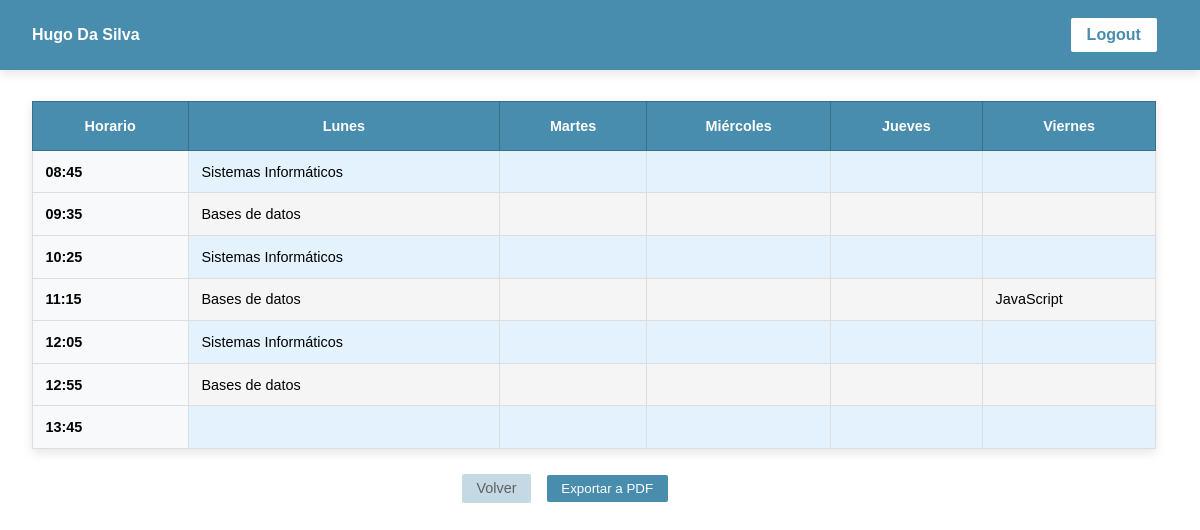
The app's page /APP-HORARIOS/verHorario.php (signed in) with its own data.
### tables this page shows
CREATE TABLE `usuario` (
  `id_user` int(11) NOT NULL,
  `name` varchar(50) NOT NULL,
  `lastname` varchar(50) NOT NULL,
  `email` varchar(100) NOT NULL,
  `dni` char(9) NOT NULL,
  `login` varchar(50) NOT NULL,
  `password` varchar(255) NOT NULL,
  `rol` enum('administrador','alumno') NOT NULL DEFAULT 'alumno',
  `curso` enum('1º','2º') DEFAULT NULL
);

CREATE TABLE `modulo` (
  `id_modulo` int(11) NOT NULL,
  `name` varchar(100) NOT NULL,
  `curso` enum('1º','2º') NOT NULL,
  `horas_totales` int(11) DEFAULT NULL
);

### APP-HORARIOS/verHorario.php (the view, shortened to what this page needs)
<?php
require_once "conexion.php";
?>
<!DOCTYPE html>
<html lang="es">
<head>
    <link rel="stylesheet" href="css/verHorario.css">
    <link rel="stylesheet" href="css/verHorarioMovil.css">
</head>
<body>
    <nav class="navbar">
        <?php
        try {
            $pdoStatement = $pdo->prepare("SELECT name, lastname FROM usuario WHERE id_user = ?");
            $pdoStatement->bindParam(1, $_SESSION['usuario_id']);
            $pdoStatement->execute();
            $usuario = $pdoStatement->fetch();
            echo "<p>" . ucfirst($usuario['name']) . " " . ucwords($usuario['lastname']) . "</p>";
        } catch (PDOException $e) {
            echo "<p>Error al cargar los ciclos</p>";
            error_log("Error en la consulta: " . $e->getMessage());
        }
        ?>
        <a href="logout.php" class="logout">Logout</a>
    </nav>
<?php
$idUsuario = $_SESSION['usuario_id'];
$pdoStatement = $pdo->prepare("SELECT id_ciclo FROM USUARIO_CICLO WHERE id_user = ?");
$pdoStatement->execute([$idUsuario]);
$idCiclo = $pdoStatement->fetchColumn();
$diasSemana = ["Lunes", "Martes", "Miércoles", "Jueves", "Viernes"];
$horas = ["08:45", "09:35", "10:25", "11:15", "12:05", "12:55", "13:45"];
echo '<div class="table-container">';
echo "<table border='1'>";
echo "<thead>";
echo "<tr>";
echo "<th>Horario</th>";
foreach ($diasSemana as $dia) {
    echo "<th>$dia</th>";
}
echo "</tr>";
echo "</thead>";
echo "<tbody>";
foreach ($horas as $hora) {
    echo "<tr>";
    echo "<td><b>$hora</b></td>";
    foreach ($diasSemana as $dia) {
        $pdoStatement = $pdo->prepare("
            SELECT M.name
            FROM SESION S
            JOIN CICLO_TIENE_MODULO CTM ON S.id_ciclo_modulo = CTM.id_ciclo_modulo
            JOIN MODULO M ON CTM.id_modulo = M.id_modulo
            WHERE CTM.id_ciclo = ? AND S.dia_semana = ? AND S.hora_inicio = ? AND M.curso = ?
        ");
        $pdoStatement->execute([$idCiclo, $dia, $hora, $_SESSION['usuario_curso']]);
        $modulo = $pdoStatement->fetchColumn();
        echo "<td>".($modulo ?: "")."</td>";
    }
    echo "</tr>";
}
echo "</tbody>";
echo '</div>';
?>
<div class="botones">
<a href='mostra.php' class='volver'>Volver</a>
<button class="exportar" onclick="exportarPDF()">
    Exportar a PDF
</button>
</div>
</body>
</html>

### APP-HORARIOS/css/verHorario.css (style rules this page uses)
.table-container { height: 600px; }
table { margin-top: 2rem; border-collapse: collapse; width: 95%; max-width: 1200px; box-shadow: 0 4px 10px rgba(0, 0, 0, 0.1); position: relative; left: 2%; }
th { background-color: #488cae; color: white; padding: 1rem; font-size: 0.9rem; border: 1px solid #3a6f8a; }
td { padding: 0.8rem; border: 1px solid #ddd; font-size: 0.9rem; }
tbody tr:nth-child(even) { background-color: #f5f5f5; }
tbody tr:nth-child(odd) { background-color: #e3f2fd; }
td:first-child { font-weight: bold; background-color: #f8f9fa; }
.botones { width: fit-content; top: 450px; left: 37%; display: flex; gap: 1rem; justify-content: center; align-items: center; padding: 1rem; position: relative; }
button, .volver { background-color: #488cae; color: white; border: none; padding: 0.4rem 0.9rem; cursor: pointer; display: block; transition: all 0.3s ease; width: fit-content; }
.volver { background-color: #c4d9e4; text-decoration: none; color: #5f5f5f; font-size: 0.9rem; }

### APP-HORARIOS/css/estiloGeneral.css (style rules this page uses)
body { font-size: 0.8rem; font-family: 'Arial', sans-serif; background-color: #ffffff; }
button, .volver, input[type="submit"], .logout { border: none; border-radius: 2px; cursor: pointer; display: inline-flex; align-items: center; justify-content: center; }

### APP-HORARIOS/css/navBar.css (style rules this page uses)
.navbar { background-color: #488cae; padding: 1rem 2rem; display: flex; justify-content: space-between; align-items: center; box-shadow: 0 4px 10px rgba(0, 0, 0, 0.1); width: 100%; box-sizing: border-box; position: fixed; top: 0; left: 0; z-index: 1000; height: 70px; }
.navbar p { color: #ffffff; margin: 0; font-size: 1rem; font-weight: bold; white-space: nowrap; }
.navbar .logout { background-color: #ffffff; color: #488cae; padding: 0.5rem 1rem; border-radius: 2px; text-decoration: none; font-size: 1rem; font-weight: bold; transition: background-color 0.3s ease; white-space: nowrap; margin-right: 0.7rem; }

### records on screen
usuario: name "Hugo", lastname "Da Silva"
modulo: name "Sistemas Informáticos"
modulo: name "Bases de datos"
modulo: name "JavaScript"

### other values on screen
$dia "Lunes"
$dia "Martes"
$dia "Miércoles"
$dia "Jueves"
$dia "Viernes"
$hora "08:45"
$hora "09:35"
$hora "10:25"
$hora "11:15"
$hora "12:05"
$hora "12:55"
$hora "13:45"
